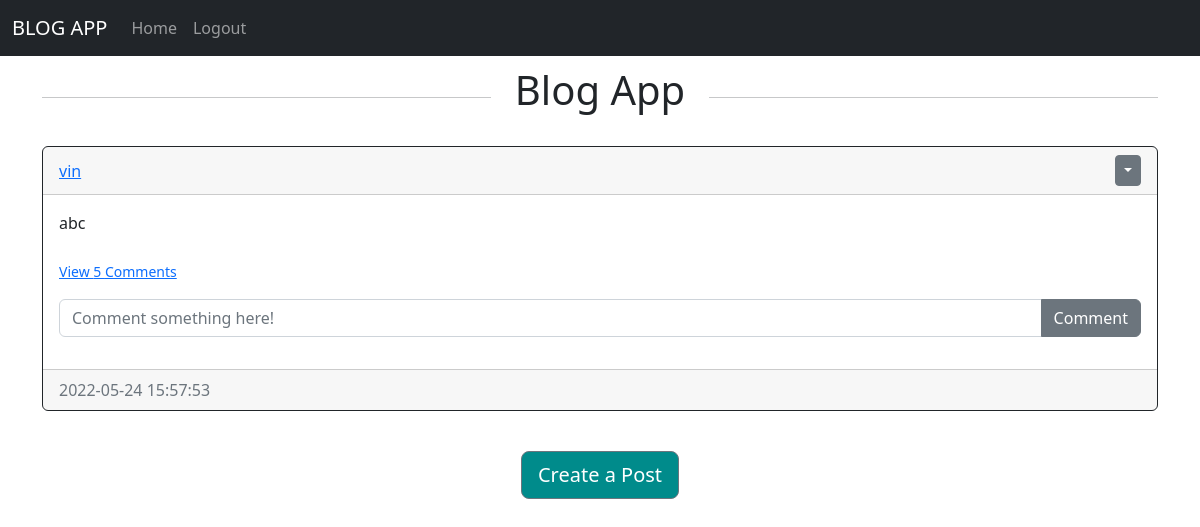
The page /home (signed in) on the database as committed earlier.
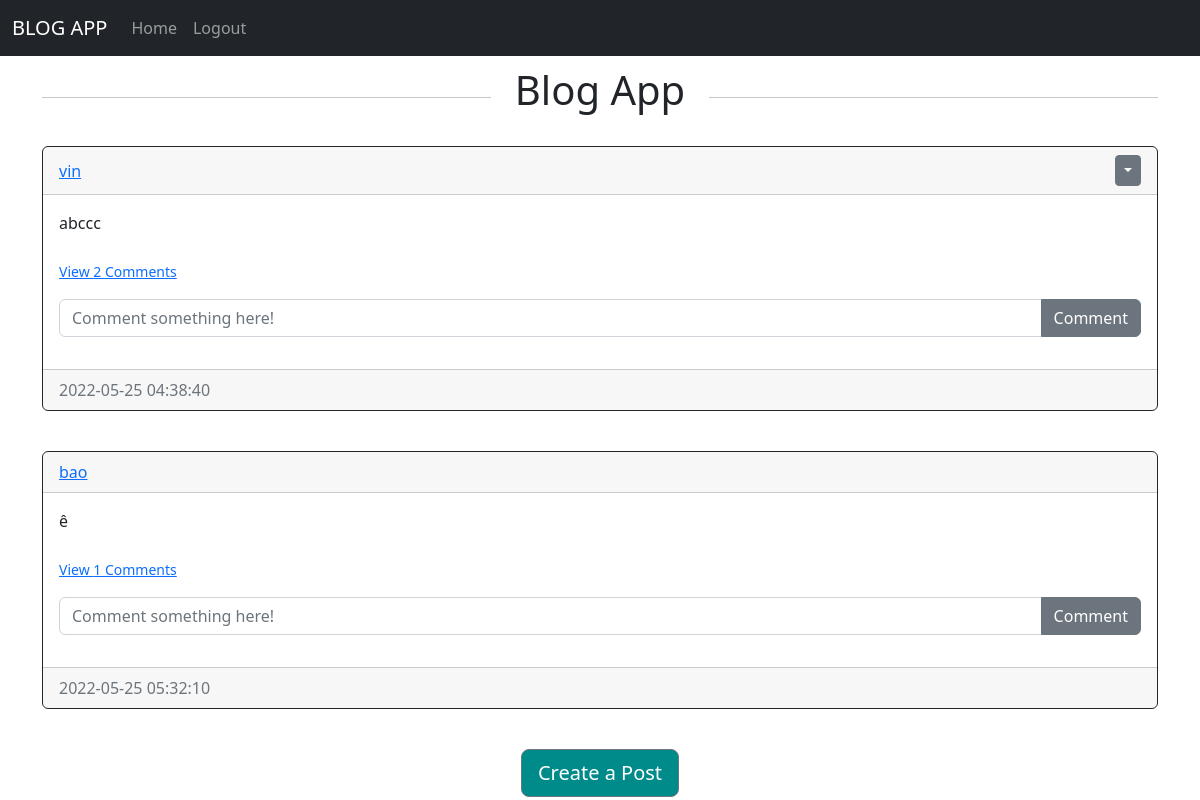
The same page on the database as committed later.
### website/models.py (models this page shows)
class Post(db.Model):
    id = db.Column(db.Integer, primary_key=True)
    text = db.Column (db.Text, nullable=False)
    date_created = db.Column(db.DateTime(timezone=True), default=func.now())
    author = db.Column(db.Integer, db.ForeignKey('user.id', ondelete='CASCADE'), nullable=False)
    comments =  db.relationship('Comment', backref='post', passive_deletes=True)

class User(db.Model, UserMixin):
    id = db.Column(db.Integer, primary_key=True)
    email = db.Column(db.String(150), unique=True)
    username = db.Column(db.String(150), unique=True)
    password = db.Column(db.String(150))
    date_created = db.Column(db.DateTime(timezone=True), default=func.now())
    posts = db.relationship('Post', backref='user', passive_deletes=True)
    comments = db.relationship('Comment', backref='user', passive_deletes=True)

### website/views.py (the view)
@views.route("/")
@views.route("/home")
@login_required
def home():
    posts = Post.query.all()
    return render_template("home.html", user=current_user, posts=posts)

### website/__init__.py (called while the page is built)
def create_app():
    app = Flask(__name__)
    app.config['SECRET_KEY'] = "baonguyen25"
    app.config ['SQLALCHEMY_DATABASE_URI'] = f'sqlite:///{DB_NAME}'
    app.config['SQLALCHEMY_TRACK_MODIFICATIONS'] = False
    db.init_app(app)
    from .views import views
    from .auth import auth
    app.register_blueprint(views, url_prefix="/")
    app.register_blueprint(auth, url_prefix="/")
    from .models import User, Post, Comment
    create_database(app)
    login_manager = LoginManager()
    login_manager.login_view = "auth.login"
    login_manager.init_app(app)
    @login_manager.user_loader
    def load_user(id):
        return User.query.get(int(id))
    return app

### website/templates/home.html (shortened to what this page needs)
{% extends "posts_div.html" %}
{% block name %}Blog App{% endblock %}

### website/templates/posts_div.html (shortened to what this page needs)
{% extends "base.html" %}
{% block content %}
<div id="posts">
    {% for post in posts %}
        <div class="card border-dark mb-3">
            <div class="card-header d-flex justify-content-between align-items-center">
                <a href="posts/{{post.user.username}}">{{post.user.username}}</a>
                {% if user.id == post.author %}
                    <div class="btn-group">
                        <button type="button" class="btn btn-sm btn-secondary dropdown-toggle" data-bs-toggle="dropdown"></button>
                    </div>
                {% endif %}
            </div>
            <div class="card-body">
                <div class="card-text">{{post.text}}</div>
                <p class="card-text">
                    {% if post.comments|length > 0 %}
                        <a data-bs-toggle="collapse" href="#comments-{{post.id}}" role="button">
                            <small>View {{post.comments|length}} Comments</small>
                        </a>
                    {% else %}
                        <small class="text-muted">No Comments</small>
                    {% endif %}
                </p>
                <form action="/create-comment/{{post.id}}" class="input-group mb-3" method="POST">
                    <input type="text" name="text" id="text" class="form-control" placeholder="Comment something here!">
                    <button class="btn btn-secondary" type="submit">Comment</button>
                </form>
            </div>
            <div class="card-footer text-muted">
                {{post.date_created}}
            </div>
        </div>
    {% endfor%}
</div>
{% block footer%}
<div align="center">
    <a href="/create-post"><button type="button" class="btn btn-lg btn-secondary" style="background-color:#008B8B">Create a Post</button></a>
</div>
{% endblock %}
{% endblock %}

### website/templates/base.html (shortened to what this page needs)
<!DOCTYPE html>
<html lang="en">
<head>
    <link href="https://cdn.jsdelivr.net/npm/bootstrap@5.2.0-beta1/dist/css/bootstrap.min.css" rel="stylesheet">
</head>
<body>
    <nav class="navbar navbar-expand-lg navbar-dark bg-dark">
        <div class="container-fluid">
            <a class="navbar-brand" href="#">BLOG APP</a>
            <div class="collapse navbar-collapse" id="navbar">
                <div class="navbar-nav">
                    <a class="nav-item nav-link" href="/home">Home</a>
                    {% if user.is_authenticated %}
                    <a class="nav-item nav-link" href="/logout">Logout</a>
                    {% else %}
                    <a class="nav-item nav-link" href="/login">Login</a>
                    <a class="nav-item nav-link" href="/sign-up">Sign Up</a>
                    {% endif %}
                </div>
            </div>
        </div>
    </nav>
    <div class="container">
        <div class="row" style="padding-top:10px;" >
            <div class="col" style="padding-top:15px;"><hr></div>
            <div class="col-auto"><p class="h1" align="center">{% block name %}{% endblock %}</p></div>
            <div class="col" style="padding-top:15px;"><hr></div>
        </div>
        {% block content %}{% endblock %}
    </div>
</body>
</html>

Rows that differ between the two databases and show on the page:
changed Post "vin": text "abc" → "abccc"; comments|length "5" → "2"; date_created "2022-05-24 15:57:53" → "2022-05-25 04:38:40"
added Post: user.username "bao", text "ê", comments|length "1", date_created "2022-05-25 05:32:10"
